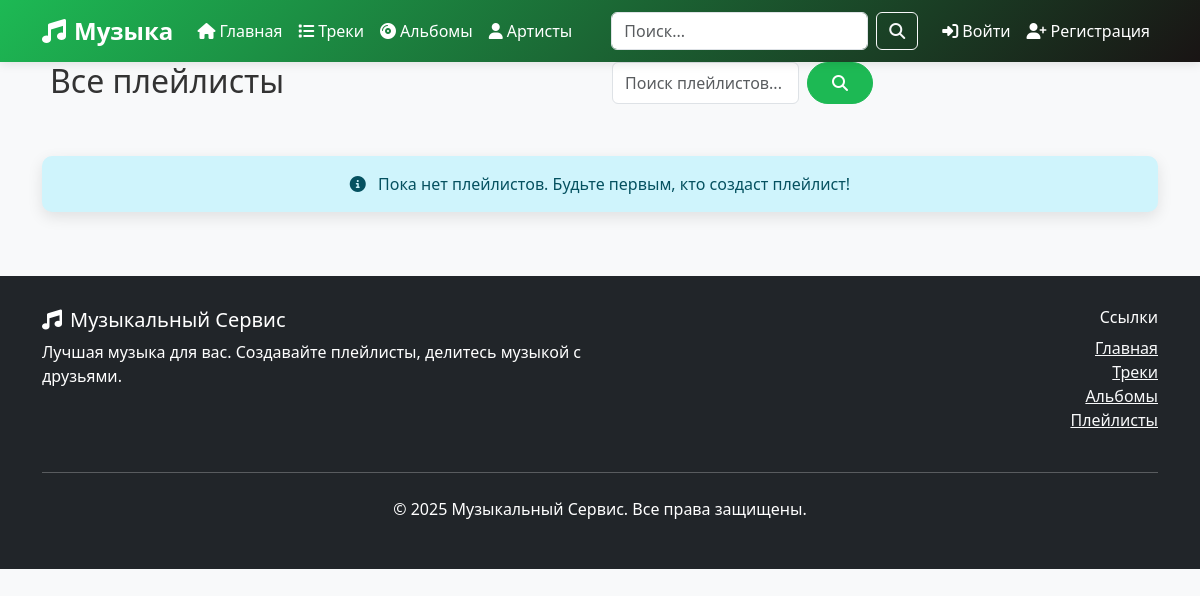
Page /playlists/ on the earlier database version.
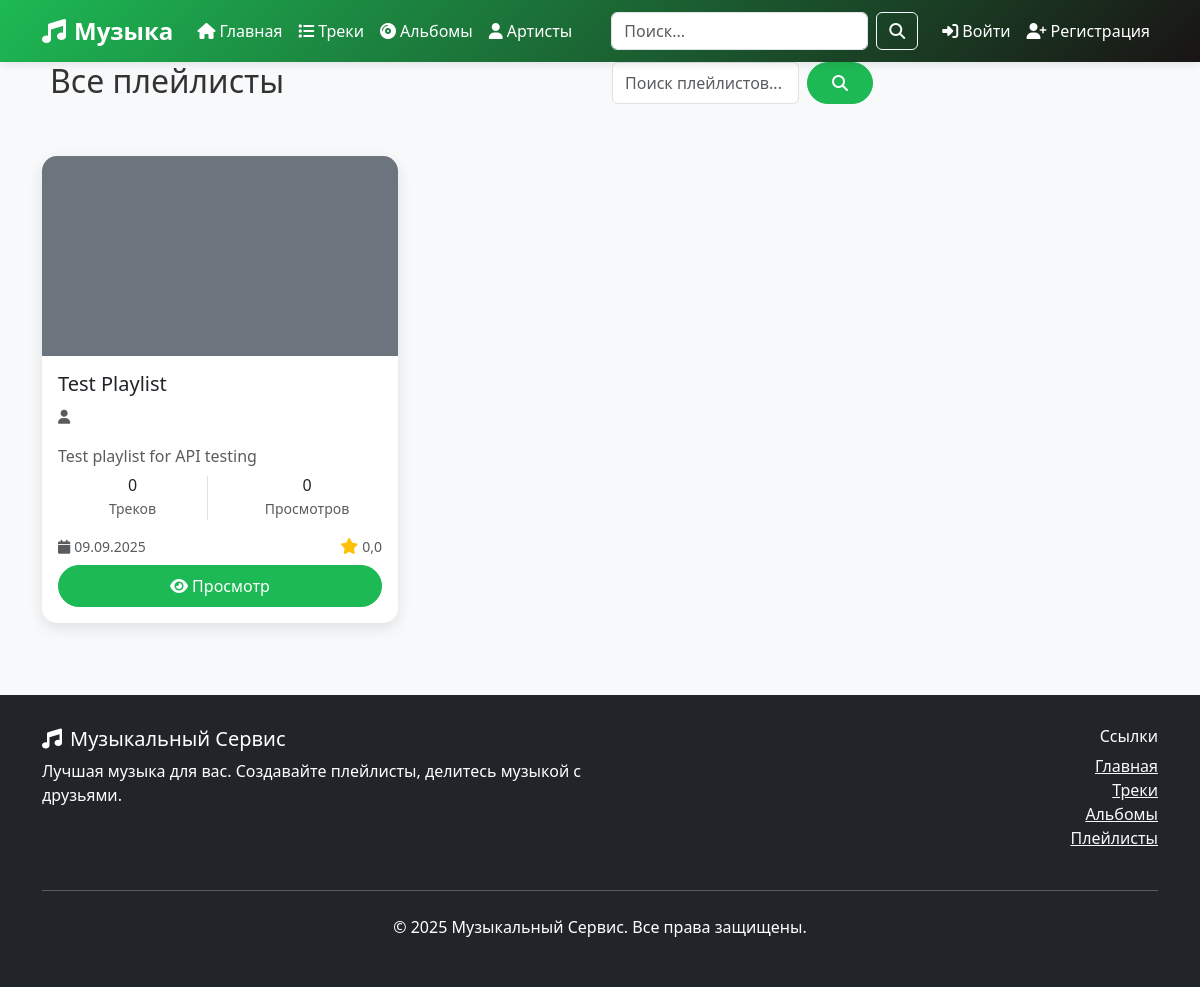
Same page on the later database version.
### music/models.py (models this page shows, shortened)
class Playlist(models.Model):
    id = models.UUIDField(primary_key=True, default=uuid.uuid4, editable=False)
    user = models.ForeignKey(User, on_delete=models.CASCADE, verbose_name='Пользователь', related_name='playlists')
    name = models.CharField(max_length=200, verbose_name='Название плейлиста')
    description = models.TextField(blank=True, verbose_name='Описание')
    is_public = models.BooleanField(default=True, verbose_name='Публичный')
    photo = models.ImageField(upload_to='playlists/', null=True, blank=True, verbose_name='Фото плейлиста')
    creation_date = models.DateTimeField(auto_now_add=True, verbose_name='Дата создания')
    tracks = models.ManyToManyField(Track, through='PlaylistTrack', verbose_name='Треки')
    genres = models.ManyToManyField(Genre, blank=True, verbose_name='Жанры')
    class Meta:
        db_table = 'плейлисты'
        verbose_name = 'Плейлист'
        verbose_name_plural = 'Плейлисты'
    @property
    def owner(self):
        return self.user

### music/views.py (the view)
# urls.py: path('playlists/', views.playlist_list, name='playlist_list'),
def playlist_list(request):
    query = request.GET.get('q', '')
    playlists = Playlist.objects.filter(is_public=True).select_related('user').prefetch_related('tracks')
    if query:
        playlists = playlists.filter(
            Q(name__icontains=query) |
            Q(description__icontains=query) |
            Q(user__login__icontains=query)
        ).distinct()
    paginator = Paginator(playlists, 12)
    page_number = request.GET.get('page')
    page_obj = paginator.get_page(page_number)
    context = {
        'playlists': page_obj,
        'query': query,
    }
    return render(request, 'music/playlist_list.html', context)

### music/templates/music/playlist_list.html (shortened to what the changed rows need)
{% extends 'music/base.html' %}
{% block content %}
<div class="container">
    <div class="row mb-4">
        <div class="col-md-6">
            <h1 class="h2">
                Все плейлисты
            </h1>
        </div>
    </div>
    <div class="row">
        {% for playlist in playlists %}
            <div class="col-lg-4 col-md-6 mb-4">
                <div class="card h-100">
                    {% if playlist.photo %}
                        <img src="{{ playlist.photo.url }}" class="card-img-top" alt="{{ playlist.name }}" style="height: 200px; object-fit: cover;">
                    {% else %}
                        <div class="card-img-top bg-secondary d-flex align-items-center justify-content-center" style="height: 200px;">
                        </div>
                    {% endif %}
                    <div class="card-body d-flex flex-column">
                        <h5 class="card-title">{{ playlist.name }}</h5>
                        <div class="mb-2">
                            <p class="card-text text-muted">
                                <small>
                                    <i class="fas fa-user me-1"></i>{{ playlist.owner.login }}
                                </small>
                            </p>
                            {% if playlist.description %}
                                <p class="card-text text-muted">
                                    {{ playlist.description|truncatewords:15 }}
                                </p>
                            {% endif %}
                        </div>
                        <div class="mb-3">
                            <div class="row text-center">
                                <div class="col-6">
                                    <div class="border-end">
                                        <h6 class="mb-0">{{ playlist.tracks.count }}</h6>
                                        <small class="text-muted">Треков</small>
                                    </div>
                                </div>
                                <div class="col-6">
                                    <h6 class="mb-0">{{ playlist.play_count|default:0 }}</h6>
                                    <small class="text-muted">Просмотров</small>
                                </div>
                            </div>
                        </div>
                        <div class="mt-auto">
                            <div class="d-flex justify-content-between align-items-center mb-2">
                                <small class="text-muted">
                                    <i class="fas fa-calendar me-1"></i>{{ playlist.creation_date|date:"d.m.Y" }}
                                </small>
                                <div class="d-flex align-items-center">
                                    <i class="fas fa-star text-warning me-1"></i>
                                    <small class="text-muted">{{ playlist.average_rating|default:"0.0"|floatformat:1 }}</small>
                                </div>
                            </div>
                            <div class="d-flex gap-2">
                                <a href="{% url 'music:playlist_detail' playlist.pk %}" class="btn btn-primary flex-fill">
                                    <i class="fas fa-eye me-1"></i>Просмотр
                                </a>
                            </div>
                        </div>
                    </div>
                </div>
            </div>
        {% empty %}
            <div class="col-12 text-center">
                <div class="alert alert-info">
                    <i class="fas fa-info-circle me-2"></i>
                    {% if request.GET.q or request.GET.genre %}
                        По вашему запросу ничего не найдено. Попробуйте изменить параметры поиска.
                    {% else %}
                        Пока нет плейлистов. Будьте первым, кто создаст плейлист!
                    {% endif %}
                </div>
            </div>
        {% endfor %}
    </div>
</div>
{% endblock %}

Differences in the rows shown:
added Playlist: name "Test Playlist", description "Test playlist for API testing", tracks.count "0", play_count "0", creation_date "09.09.2025", average_rating "0,0"
Other differences:
text no longer shown: "Пока нет плейлистов. Будьте первым, кто создаст плейлист!"
